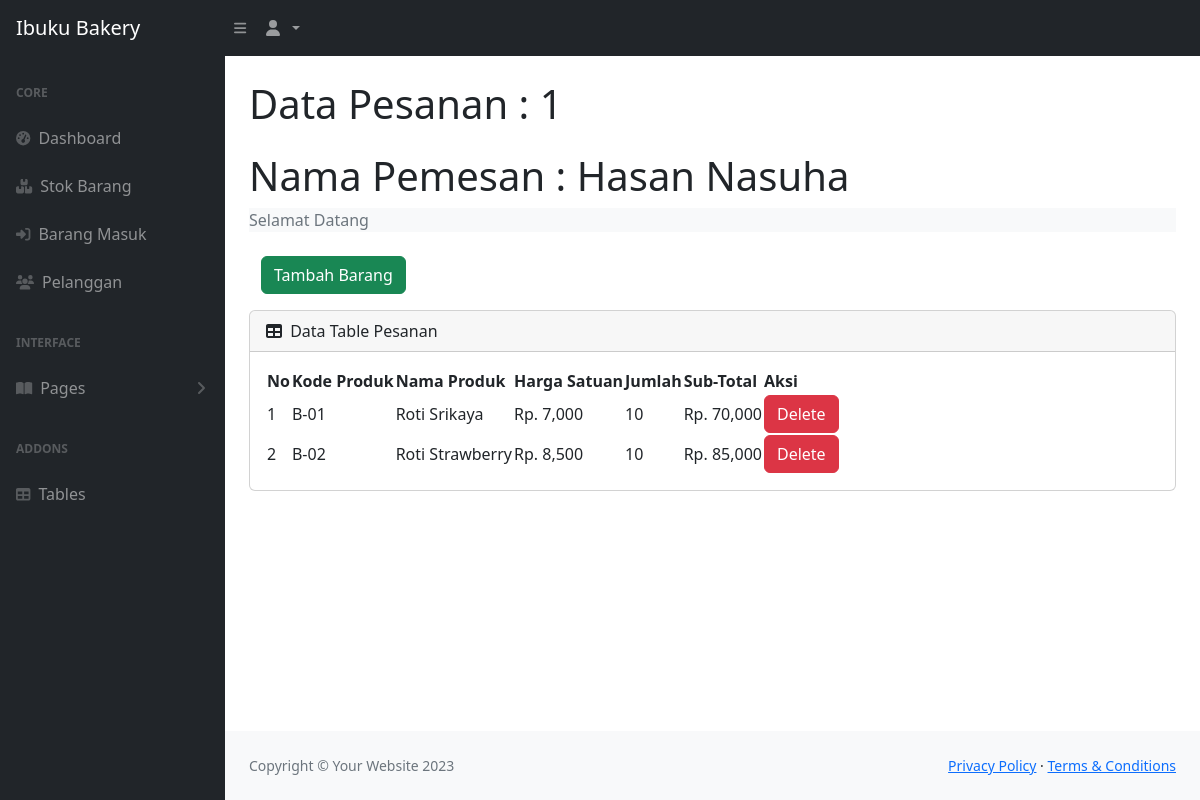
The app's page /view.php?idp=1 (signed in) with its own data.
### tables this page shows
CREATE TABLE `pesanan` (
  `idpesanan` int(11) NOT NULL,
  `tanggal` timestamp NOT NULL DEFAULT current_timestamp(),
  `idpelanggan` int(11) DEFAULT NULL
);

CREATE TABLE `pelanggan` (
  `idpelanggan` int(11) NOT NULL,
  `nama_pelanggan` varchar(50) NOT NULL,
  `no_telp` varchar(20) NOT NULL,
  `alamat` text NOT NULL
);

CREATE TABLE `detailpesanan` (
  `iddetailpesanan` int(11) NOT NULL,
  `idpesanan` int(11) DEFAULT NULL,
  `idproduk` int(11) DEFAULT NULL,
  `qty` int(11) DEFAULT NULL
);

CREATE TABLE `produk` (
  `idproduk` int(11) NOT NULL,
  `kode_produk` varchar(50) DEFAULT NULL,
  `nama_produk` varchar(50) NOT NULL,
  `deskripsi` varchar(50) NOT NULL,
  `harga` int(11) DEFAULT NULL,
  `stok` int(11) DEFAULT NULL,
  `gambar` varchar(60) DEFAULT NULL
);

### view.php (the view, shortened to what this page needs)
<?php
  require 'logincek.php';
  if(isset($_GET['idp'])){
    $idp = $_GET['idp'];
    $ambilnamapelanggan = mysqli_query($con, "SELECT * FROM pesanan p, pelanggan pl WHERE p.idpelanggan=pl.idpelanggan AND p.idpesanan='$idp'");
    $np = mysqli_fetch_array($ambilnamapelanggan);
    $namapel = $np['nama_pelanggan'];
  }
  else {
    header('location:index.php');
  }
?>
<!DOCTYPE html>
<html lang="en">
  <head>
    <link href="https://cdn.jsdelivr.net/npm/simple-datatables@7.1.2/dist/style.min.css" rel="stylesheet" />
    <link href="css/index.css" rel="stylesheet" />
  </head>
  <body class="sb-nav-fixed">
    <nav class="sb-topnav navbar navbar-expand navbar-dark bg-dark">
      <a class="navbar-brand ps-3" href="index.php">Ibuku Bakery</a>
      <button class="btn btn-link btn-sm order-1 order-lg-0 me-4 me-lg-0" id="sidebarToggle" href="#!">
        <i class="fas fa-bars"></i>
      </button>
      <ul class="navbar-nav ms-auto ms-md-0 me-3 me-lg-4">
        <li class="nav-item dropdown">
          <a class="nav-link dropdown-toggle" id="navbarDropdown" href="#" role="button" data-bs-toggle="dropdown" aria-expanded="false">
            <i class="fas fa-user fa-fw"></i>
          </a>
        </li>
      </ul>
    </nav>
    <div id="layoutSidenav">
      <div id="layoutSidenav_nav">
        <nav class="sb-sidenav accordion sb-sidenav-dark" id="sidenavAccordion">
          <div class="sb-sidenav-menu">
            <div class="nav">
              <div class="sb-sidenav-menu-heading">Core</div>
              <a class="nav-link" href="index.php">
                <div class="sb-nav-link-icon">
                  <i class="fas fa-tachometer-alt"></i>
                </div>
                Dashboard
              </a>
              <a class="nav-link" href="stock.php">
                <div class="sb-nav-link-icon">
                  <i class="fa-solid fa-boxes-stacked"></i>
                </div>
                Stok Barang
              </a>
              <a class="nav-link" href="masuk.php">
                <div class="sb-nav-link-icon">
                  <i class="fa-solid fa-right-to-bracket"></i>
                </div>
                Barang Masuk
              </a>
              <a class="nav-link" href="pelanggan.php">
                <div class="sb-nav-link-icon">
                  <i class="fa-solid fa-users"></i>
                </div>
                Pelanggan
              </a>
              <div class="sb-sidenav-menu-heading">Interface</div>
              <a class="nav-link collapsed" href="#" data-bs-toggle="collapse" data-bs-target="#collapsePages" aria-expanded="false" aria-controls="collapsePages">
                <div class="sb-nav-link-icon">
                  <i class="fas fa-book-open"></i>
                </div>
                Pages
                <div class="sb-sidenav-collapse-arrow">
                  <i class="fas fa-angle-down"></i>
                </div>
              </a>
              <div class="sb-sidenav-menu-heading">Addons</div>
              <a class="nav-link" href="tables.html">
                <div class="sb-nav-link-icon"><i class="fas fa-table"></i></div>
                Tables
              </a>
            </div>
          </div>
        </nav>
      </div>
      <div id="layoutSidenav_content">
        <main>
          <div class="container-fluid px-4">
            <h1 class="mt-4">Data Pesanan : <?=$idp;?></h1>
            <h1 class="mt-4">Nama Pemesan : <?=$namapel;?></h1>
            <ol class="breadcrumb bg-light mb-4">
              <li class="breadcrumb-item active">Selamat Datang</li>
            </ol>
            <div class="container mb-3">
                <button type="button" class="btn btn-success" data-bs-toggle="modal" data-bs-target="#exampleModal">
                Tambah Barang
                </button>
            </div>
            <div class="card mb-4">
              <div class="card-header">
                <i class="fas fa-table me-1"></i>
                Data Table Pesanan
              </div>
              <div class="card-body">
                <table id="datatablesSimple">
                  <thead>
                    <tr>
                      <th>No</th>
                      <th>Kode Produk</th>
                      <th>Nama Produk</th>
                      <th>Harga Satuan</th>
                      <th>Jumlah</th>
                      <th>Sub-Total</th>
                      <th>Aksi</th>
                    </tr>
                  </thead>
                  <tbody>
                  <?php
                    $get = mysqli_query($con, "SELECT * FROM detailpesanan p, produk pr WHERE p.idproduk=pr.idproduk AND idpesanan='$idp'");
                    $i = 1;
                    while($p = mysqli_fetch_array($get)){
                      $kodeproduk = $p['kode_produk'];
                      $nama_produk = $p['nama_produk'];
                      $harga = $p['harga'];
                      $qty = $p['qty'];
                      $subtotal = $qty * $harga;
                  ?>
                    <tr>
                      <td><?=$i++;?></td>
                      <td><?=$kodeproduk;?></td>
                      <td><?=$nama_produk;?></td>
                      <td>Rp. <?=number_format($harga);?></td>
                      <td><?=number_format($qty);?></td>
                      <td>Rp. <?=number_format($subtotal);?></td>
                      <td><a href="" class="btn btn-danger ">Delete</a></td>
                    </tr>
                  <?php
                    };
                  ?>
                  </tbody>
                </table>
              </div>
            </div>
          </div>
        </main>
        <footer class="py-4 bg-light mt-auto">
          <div class="container-fluid px-4">
            <div class="d-flex align-items-center justify-content-between small">
              <div class="text-muted">Copyright &copy; Your Website 2023</div>
              <div>
                <a href="#">Privacy Policy</a>
                &middot;
                <a href="#">Terms &amp; Conditions</a>
              </div>
            </div>
          </div>
        </footer>
      </div>
    </div>
  </body>
</html>

### records on screen
pesanan: idpelanggan.nama_pelanggan "Hasan Nasuha"
detailpesanan: idproduk.kode_produk "B-01", idproduk.nama_produk "Roti Srikaya", idproduk.harga "7,000", qty "10", qty.harga "70,000"
detailpesanan: idproduk.kode_produk "B-02", idproduk.nama_produk "Roti Strawberry", idproduk.harga "8,500", qty "10", qty.harga "85,000"

### other values on screen
$idp "1"
